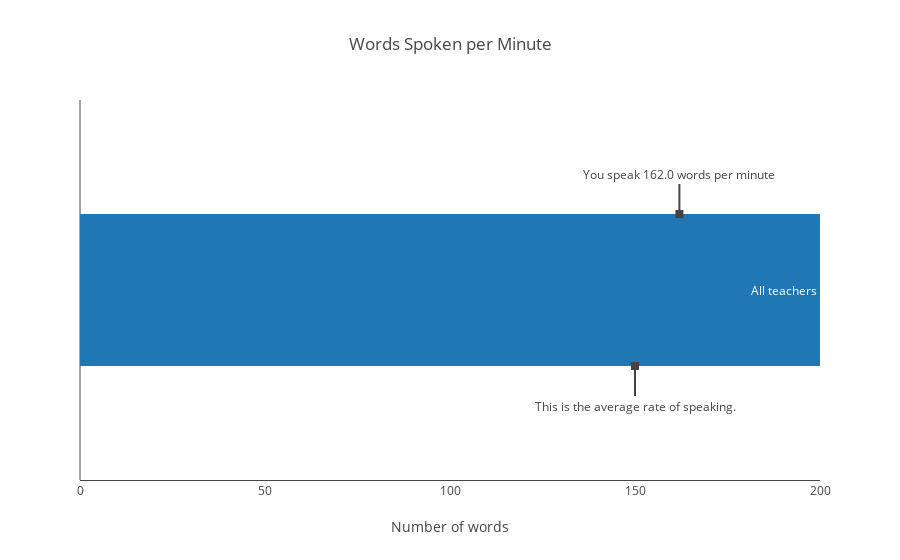

This figure's notebook cell:
### Code cell
# trace = go.Bar(
#     x = [int(round(teacher_words_spoken_per_min,0))],
#     y = [0],
#     name='You',
#     text='You',
#     orientation='h'
# )

trace_ = go.Bar(
    x = [200],
    y = [0],
    name='All teachers',
    text='All teachers',
    orientation='h'
)

layout_1=go.Layout(
    barmode='stack',
    title = 'Words Spoken per Minute',
    xaxis = dict(
        range=[0,200],
        showline=True,
        showgrid=False,
        title='Number of words'
    ),
    yaxis = dict(
        range=[-1,1],
        showgrid=False,
        showline=False,
        showticklabels=False,
        ),

    annotations=[
        dict(
            x=int(round(teacher_words_spoken_per_min,0)),
            y=.4,
            xref='x',
            yref='y',
            text='You speak {} words per minute'.format(round(teacher_words_spoken_per_min)),
            showarrow=True,
            arrowhead=7,
            ax=0,
            ay=-40
        ),
        dict(
            x=150,
            y=-.4,
            xref='x',
            yref='y',
            text='This is the average rate of speaking.',
            showarrow=True,
            arrowhead=7,
            ax=0,
            ay=40
        )
    ]
)

data_1 = [trace_] 

fig = go.Figure(data=data_1, layout=layout_1)
offline.init_notebook_mode(connected=True)
offline.iplot(fig)

### Figure 1 — Plotly figure (JSON) as saved in the notebook; plotly's stock layout.template omitted (floating-point values rounded to 4 significant figures)
{"data": [{"name": "All teachers", "orientation": "h", "text": "All teachers", "type": "bar", "uid": "fabece00-b552-11e8-ac8f-94659cf8c824", "x": [200], "y": [0]}], "layout": {"annotations": [{"arrowhead": 7, "ax": 0, "ay": -40, "showarrow": true, "text": "You speak 162.0 words per minute", "x": 162, "xref": "x", "y": 0.4, "yref": "y"}, {"arrowhead": 7, "ax": 0, "ay": 40, "showarrow": true, "text": "This is the average rate of speaking.", "x": 150, "xref": "x", "y": -0.4, "yref": "y"}], "barmode": "stack", "title": "Words Spoken per Minute", "xaxis": {"range": [0, 200], "showgrid": false, "showline": true, "title": "Number of words"}, "yaxis": {"range": [-1, 1], "showgrid": false, "showline": false, "showticklabels": false}}}
